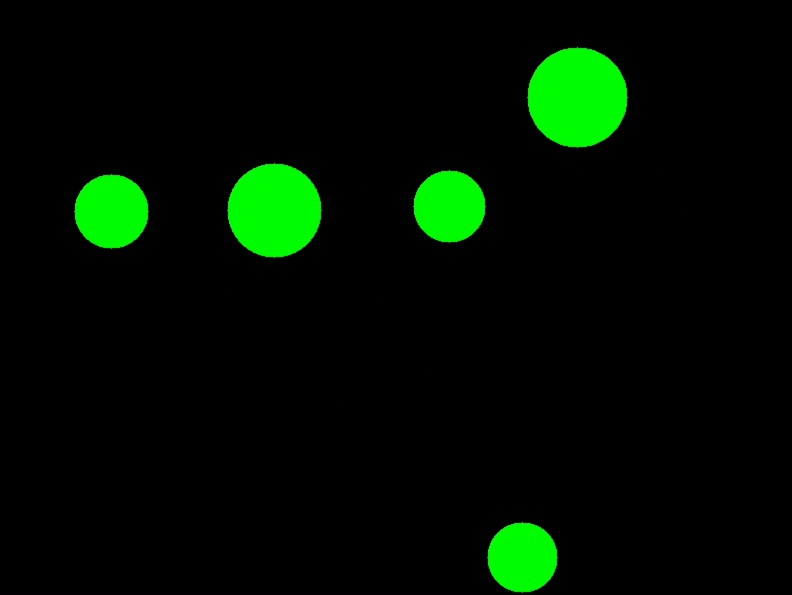
#> input picture frame 111 of Q6/Multiple Pedestrians/multiple balls.mov, 1584 x 1190 px (shown at 1/2 size)
$ python Subtask-2.py
#> lines starting #> are read from the running program, lines starting #| are printed output that depends on the picture; after the words box and inside, x2 and y2 are one past the last pixel; in counts of white or black regions, pixels touching at a corner belong together
import cv2
import numpy as np

video=cv2.VideoCapture('multiple balls.mov')
prevCircle = [0, 0]
dist = lambda x1,y1,x2,y2: (x1-x2)**2+(y1-y2)**2
vel = 0

while True:
    ret, frame = video.read()
#> frame is the input picture: shape (1190, 1584, 3); mean B, G, R 0.1, 14.4, 0.1
    if not ret:
        break

    grayFrame = cv2.cvtColor(frame, cv2.COLOR_BGR2GRAY)
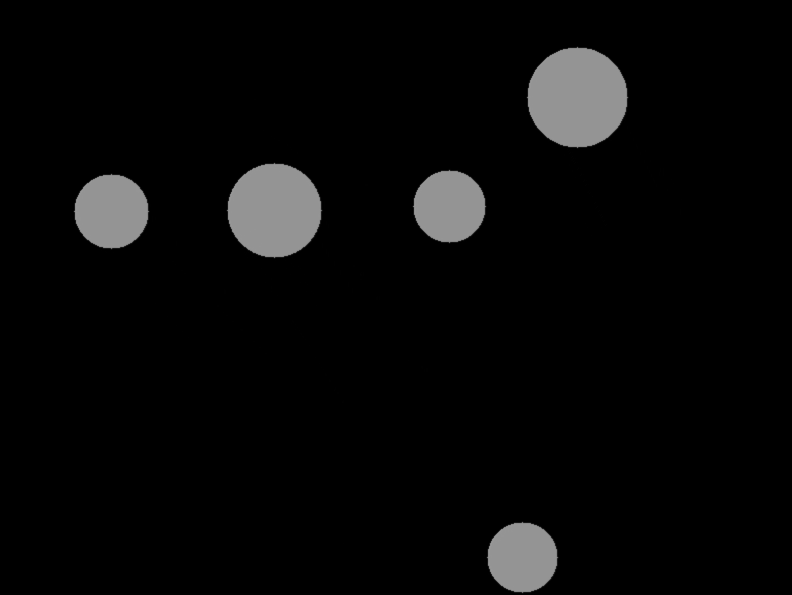
#> grayFrame: shape (1190, 1584) (shown at 1/2 size); min 0, max 172, mean 8.5
    blurFrame = cv2.GaussianBlur(grayFrame, (17,17), 0)

    circles = cv2.HoughCircles(blurFrame, cv2.HOUGH_GRADIENT, 1.2, 10, param1=100, param2=30, minRadius=1, maxRadius=4000)
#> circles = 50 rows, first 8: [1153.8, 195, 99.88], [547.8, 420.6, 93.4], [222.6, 421.8, 73.6], [899.4, 412.2, 71.8], [1043.4, 1115.4, 70.48], [1145.4, 189, 89.8], [1161, 187.8, 91.12], [557.4, 426.6, 83.8]

    if circles is not None:
        circles = np.uint16(np.around(circles))
#> circles = 50 rows, first 8: [1154, 195, 100], [548, 421, 93], [223, 422, 74], [899, 412, 72], [1043, 1115, 70], [1145, 189, 90], [1161, 188, 91], [557, 427, 84]
        chosen = None
        for i in circles[0, :]:
            if chosen is None:
                chosen = i
#> this loop made 50 passes
#> i on passes 2 to 13: [548, 421, 93], [223, 422, 74], [899, 412, 72], [1043, 1115, 70], [1145, 189, 90], [1161, 188, 91], [557, 427, 84], [1166, 197, 111], [1148, 203, 89], [541, 428, 84], [557, 413, 83], [543, 410, 82]

        cv2.circle(frame, (chosen[0], chosen[1]), 1, (0, 100, 100), 3)
#> frame: shape (1190, 1584, 3); under 0.01% of pixels changed, all inside (x1, y1, x2, y2) = (1151, 192, 1158, 199)
        cv2.circle(frame, (chosen[0], chosen[1]), chosen[2], (255, 0, 255), 3)
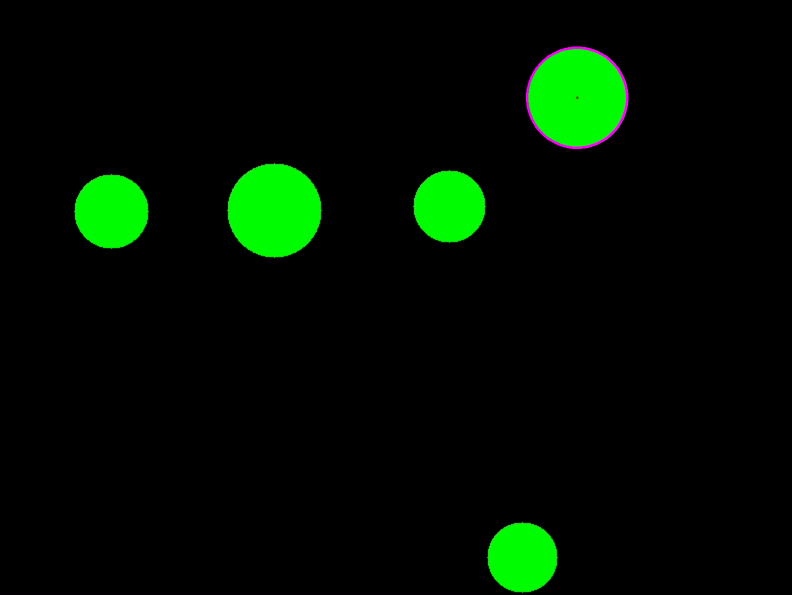
#> frame: shape (1190, 1584, 3) (shown at 1/2 size); mean B, G, R 0.5, 14.2, 0.5

        # Direction
        dirr = ((chosen[0]-prevCircle[0])**2 + (chosen[1]-prevCircle[1])**2)**0.5
#> dirr = 1170.4
        dir_x = (chosen[1]-prevCircle[0])
#> dir_x = 195
        dir_y = (chosen[1]-prevCircle[1])
#> dir_y = 195

        # Velocity
        time_elapsed = 1 / video.get(cv2.CAP_PROP_FPS)
        prev_vel = vel
        vel = (dirr / time_elapsed / 100).round(2)
#> vel = 702.2

        # Acceleration
        acc = (((vel - prev_vel) / time_elapsed) / 100).round(2)
#> acc = 421.3

        if dir_x !=0 and dir_y !=0:
            print("Direction:", dir_x, "i", dir_y, "j")
#| Direction: 195 i 195 j
            print("Velocity:", vel)
#| Velocity: 702.22
            print("Acceleration:", acc)
#| Acceleration: 421.33
            print()

        prevCircle = chosen
#> prevCircle = [1154, 195, 100]

    cv2.imshow("circles", frame)

    if cv2.waitKey(1) & 0xFF == ord("q"):
#> (key q is pressed here)
        break

video.release()
#> (the run stopped early here; a loop or call above may not have finished)

$ run again, starting later in the video
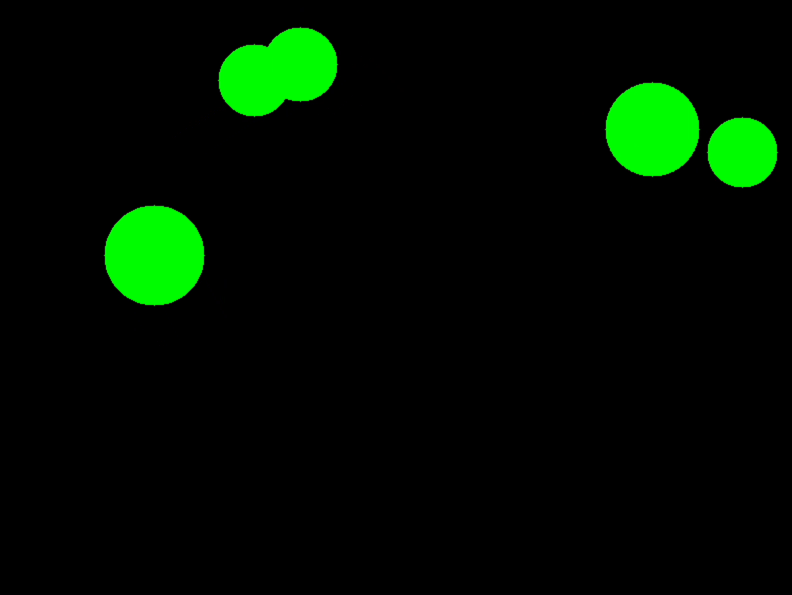
#> input picture frame 502 of Q6/Multiple Pedestrians/multiple balls.mov, 1584 x 1190 px (shown at 1/2 size)
#> frame is the input picture: shape (1190, 1584, 3); mean B, G, R 0.1, 13.9, 0.1
#> `grayFrame = cv2.cvtColor(frame, cv2.COLOR_BGR2GRAY)`:
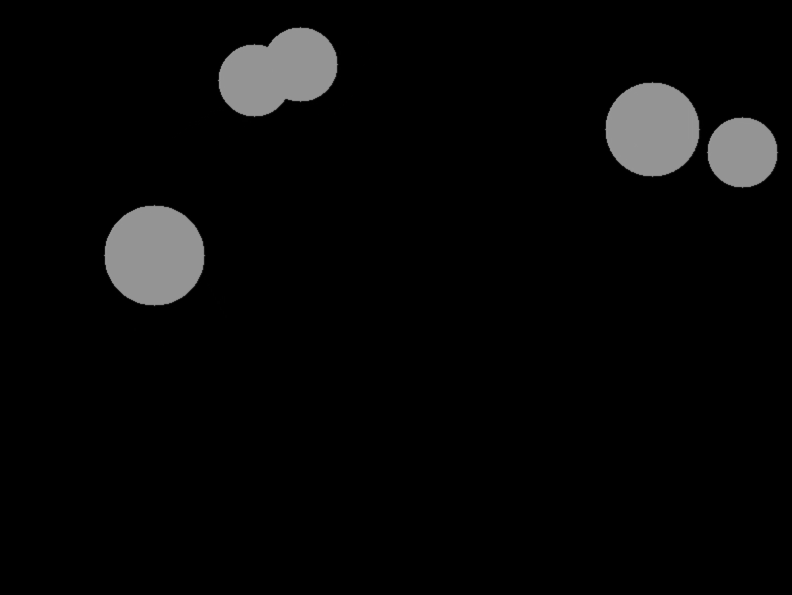
#> grayFrame: shape (1190, 1584) (shown at 1/2 size); min 0, max 172, mean 8.2
#> `circles = cv2.HoughCircles(blurFrame, cv2.HOUGH_GRADIENT, 1.2, 10, par..`: circles = 32 rows, first 8: [309, 510.6, 99.52], [1305, 258.6, 93.4], [509.4, 160.2, 72.16], [600.6, 127.8, 73.72], [1483.8, 305.4, 70.24], [303, 519, 90.52], [315, 520.2, 89.32], [297, 508.2, 110.7]
#> `circles = np.uint16(np.around(circles))`: circles = 32 rows, first 8: [309, 511, 100], [1305, 259, 93], [509, 160, 72], [601, 128, 74], [1484, 305, 70], [303, 519, 91], [315, 520, 89], [297, 508, 111]
#> the loop `for i in circles[0, :]:` made 32 passes
#> `cv2.circle(frame, (chosen[0], chosen[1]), chosen[2], (255, 0, 255), 3)`:
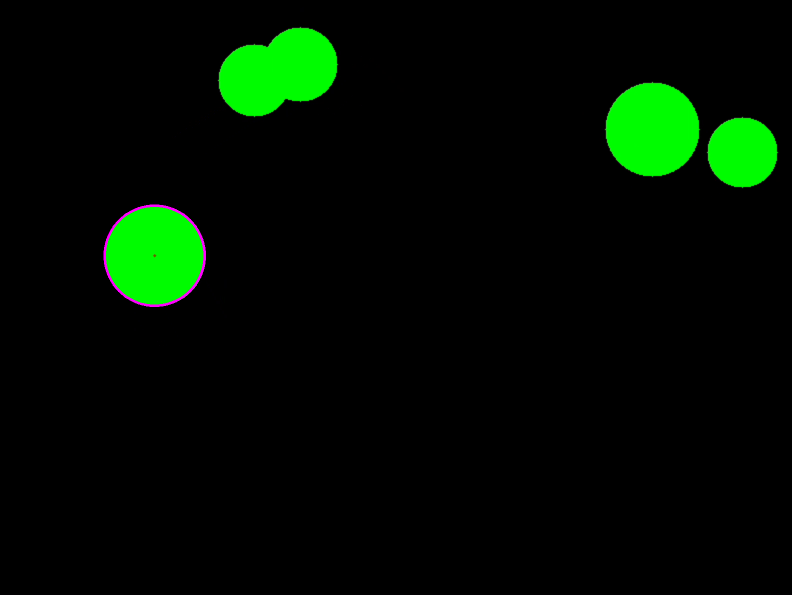
#> frame: shape (1190, 1584, 3) (shown at 1/2 size); mean B, G, R 0.5, 13.7, 0.5
#> dirr = 597.2
#> dir_x = 511
#> vel = 358.3
#> acc = 215
#| Direction: 511 i 511 j
#| Velocity: 358.3
#| Acceleration: 214.98
#> prevCircle = [309, 511, 100]

$ run again, starting later in the video
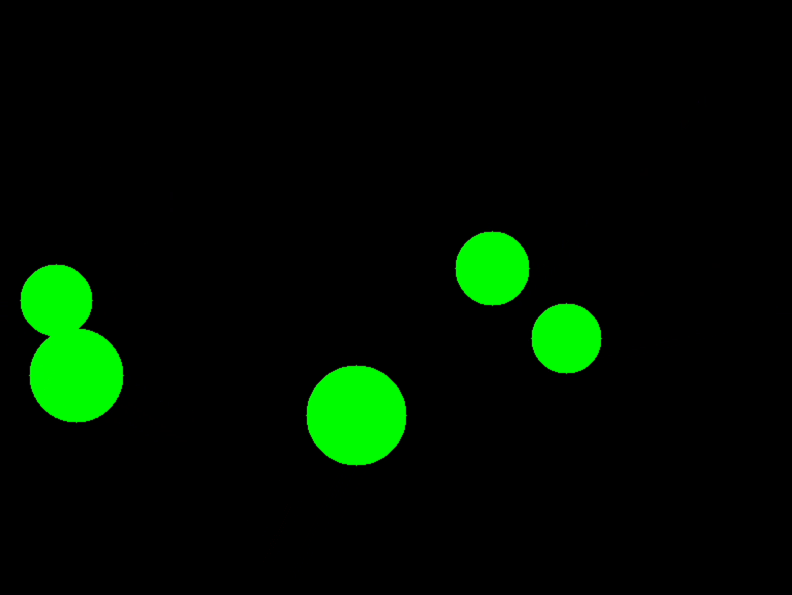
#> input picture frame 893 of Q6/Multiple Pedestrians/multiple balls.mov, 1584 x 1190 px (shown at 1/2 size)
#> frame is the input picture: shape (1190, 1584, 3); mean B, G, R 0.1, 14.3, 0.1
#> `grayFrame = cv2.cvtColor(frame, cv2.COLOR_BGR2GRAY)`:
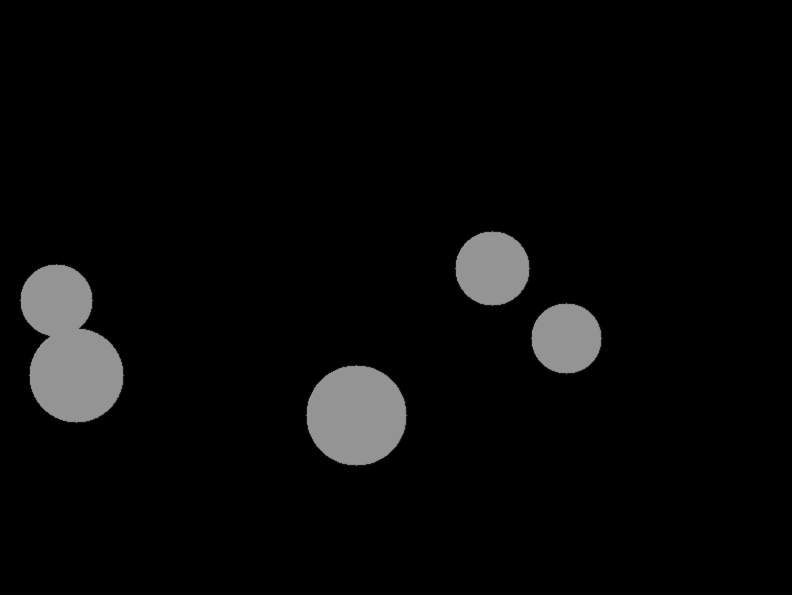
#> grayFrame: shape (1190, 1584) (shown at 1/2 size); min 0, max 171, mean 8.5
#> `circles = cv2.HoughCircles(blurFrame, cv2.HOUGH_GRADIENT, 1.2, 10, par..`: circles = 38 rows, first 8: [712.2, 831, 99.64], [153, 750.6, 93.4], [112.2, 600.6, 71.32], [1133.4, 675, 70.72], [983.4, 534.6, 72.64], [149.4, 739.8, 104.3], [707.4, 820.2, 89.32], [141, 751.8, 105]
#> `circles = np.uint16(np.around(circles))`: circles = 38 rows, first 8: [712, 831, 100], [153, 751, 93], [112, 601, 71], [1133, 675, 71], [983, 535, 73], [149, 740, 104], [707, 820, 89], [141, 752, 105]
#> the loop `for i in circles[0, :]:` made 38 passes
#> `cv2.circle(frame, (chosen[0], chosen[1]), chosen[2], (255, 0, 255), 3)`:
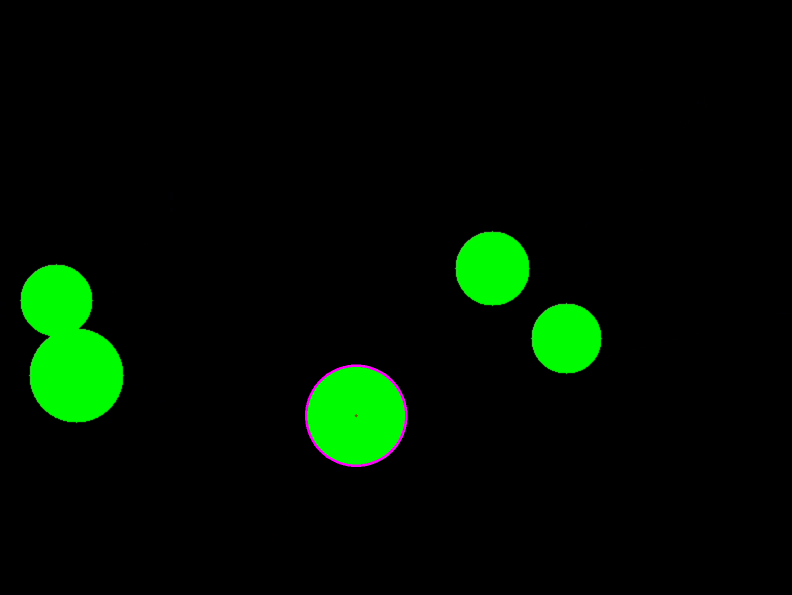
#> frame: shape (1190, 1584, 3) (shown at 1/2 size); mean B, G, R 0.5, 14.1, 0.5
#> dirr = 1094.3
#> dir_x = 831
#> vel = 656.6
#> acc = 393.9
#| Direction: 831 i 831 j
#| Velocity: 656.58
#| Acceleration: 393.95
#> prevCircle = [712, 831, 100]
